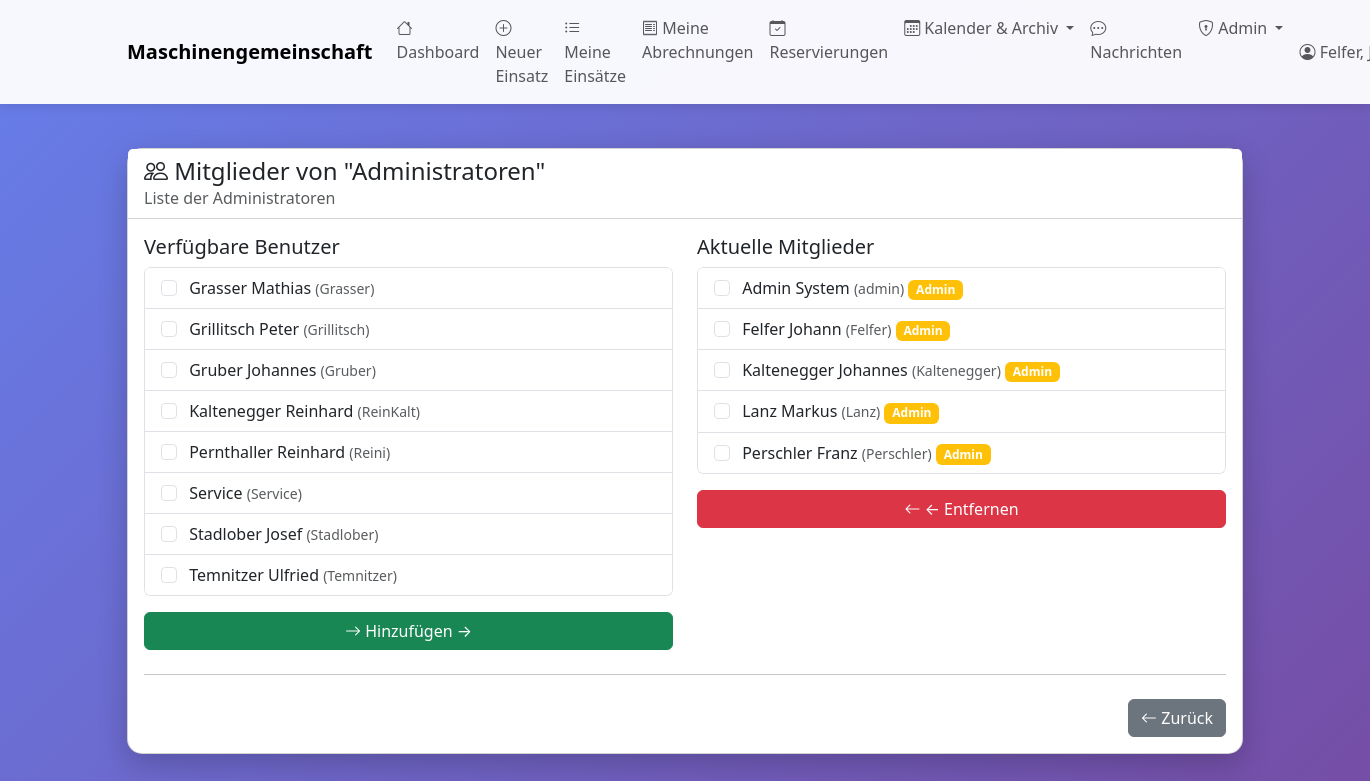
The app's page /admin/gemeinschaften/3/mitglieder (signed in) with its own data.
### tables this page shows
CREATE TABLE gemeinschaften (
                id INTEGER PRIMARY KEY AUTOINCREMENT,
                name TEXT NOT NULL UNIQUE,
                beschreibung TEXT,
                erstellt_am TIMESTAMP DEFAULT CURRENT_TIMESTAMP,
                aktiv BOOLEAN DEFAULT 1
            , anfangssaldo_bank REAL DEFAULT 0.0, anfangssaldo_datum DATE DEFAULT NULL, bank_name TEXT, bank_iban TEXT, bank_bic TEXT, bank_kontoinhaber TEXT);

CREATE TABLE benutzer (
    id INTEGER PRIMARY KEY AUTOINCREMENT,
    name TEXT NOT NULL,
    vorname TEXT,
    username TEXT UNIQUE,
    password_hash TEXT,
    adresse TEXT,
    telefon TEXT,
    email TEXT,
    mitglied_seit DATE,
    aktiv BOOLEAN DEFAULT 1,
    bemerkungen TEXT
, is_admin BOOLEAN DEFAULT 0, treibstoffkosten_preis REAL DEFAULT 1.50, backup_schwellwert INTEGER DEFAULT 50, letzter_treibstoffpreis REAL, admin_level INTEGER DEFAULT 0);

### web_app.py (the view, shortened to what this page needs)
@app.route('/admin/gemeinschaften/<int:gemeinschaft_id>/mitglieder', methods=['GET', 'POST'])
@admin_required
def admin_gemeinschaften_mitglieder(gemeinschaft_id):
    with MaschinenDBContext(DB_PATH) as db:
        cursor = db.cursor
        cursor.execute("SELECT * FROM gemeinschaften WHERE id = ?", (gemeinschaft_id,))
        columns = [desc[0] for desc in cursor.description]
        gemeinschaft = dict(zip(columns, cursor.fetchone()))
        cursor.execute("""
            SELECT b.* FROM benutzer b
            JOIN mitglied_gemeinschaft mg ON b.id = mg.mitglied_id
            WHERE mg.gemeinschaft_id = ? AND b.aktiv = 1
            ORDER BY b.name
        """, (gemeinschaft_id,))
        columns = [desc[0] for desc in cursor.description]
        aktuelle_mitglieder = [dict(zip(columns, row)) for row in cursor.fetchall()]
        cursor.execute("""
            SELECT b.* FROM benutzer b
            WHERE b.aktiv = 1 AND b.id NOT IN (
                SELECT mitglied_id FROM mitglied_gemeinschaft
                WHERE gemeinschaft_id = ?
            )
            ORDER BY b.name
        """, (gemeinschaft_id,))
        columns = [desc[0] for desc in cursor.description]
        verfuegbare_benutzer = [dict(zip(columns, row)) for row in cursor.fetchall()]
    return render_template('admin_gemeinschaften_mitglieder.html',
                         gemeinschaft=gemeinschaft,
                         aktuelle_mitglieder=aktuelle_mitglieder,
                         verfuegbare_benutzer=verfuegbare_benutzer)

### database.py (called while the page is built)
    def connect(self):
        self.connection = sqlite3.connect(self.db_path)
        self.connection.row_factory = sqlite3.Row
        self.cursor = self.connection.cursor()

    def close(self):
        if self.connection:
            self.connection.close()

    def __enter__(self):
        self.connect()
        return self

    def __exit__(self, exc_type, exc_val, exc_tb):
        if exc_type is None:
            self.connection.commit()
        else:
            self.connection.rollback()
        self.close()
        return False

### web_app.py (called while the page is built)
def admin_required(f):
    @wraps(f)
    def decorated_function(*args, **kwargs):
        if 'benutzer_id' not in session:
            flash('Bitte melden Sie sich an.', 'warning')
            return redirect(url_for('login'))
        if not session.get('is_admin'):
            flash('Zugriff verweigert. Administrator-Rechte erforderlich.', 'danger')
            return redirect(url_for('dashboard'))
        return f(*args, **kwargs)
    return decorated_function

### templates/admin_gemeinschaften_mitglieder.html (shortened to what this page needs)
{% extends "base.html" %}
{% block content %}
<div class="row mt-4">
    <div class="col-12">
        <div class="card">
            <div class="card-header bg-white">
                <h4 class="mb-0">
                    <i class="bi bi-people"></i> Mitglieder von "{{ gemeinschaft.name }}"
                </h4>
                <p class="text-muted mb-0">{{ gemeinschaft.beschreibung }}</p>
            </div>
            <div class="card-body">
                <form method="POST">
                    <div class="row">
                        <div class="col-md-6">
                            <h5>Verfügbare Benutzer</h5>
                            <div class="list-group" style="max-height: 500px; overflow-y: auto;">
                                {% for benutzer in verfuegbare_benutzer %}
                                <label class="list-group-item">
                                    <input class="form-check-input me-2" type="checkbox"
                                           name="mitglieder" value="{{ benutzer.id }}">
                                    {{ benutzer.name }} {{ benutzer.vorname or '' }}
                                    <small class="text-muted">({{ benutzer.username }})</small>
                                </label>
                                {% endfor %}
                            </div>
                            {% if verfuegbare_benutzer %}
                            <button type="submit" name="action" value="hinzufuegen"
                                    class="btn btn-success mt-3 w-100">
                                <i class="bi bi-arrow-right"></i> Hinzufügen →
                            </button>
                            {% endif %}
                        </div>
                        <div class="col-md-6">
                            <h5>Aktuelle Mitglieder</h5>
                            <div class="list-group" style="max-height: 500px; overflow-y: auto;">
                                {% for mitglied in aktuelle_mitglieder %}
                                <label class="list-group-item">
                                    <input class="form-check-input me-2" type="checkbox"
                                           name="entfernen" value="{{ mitglied.id }}">
                                    {{ mitglied.name }} {{ mitglied.vorname or '' }}
                                    <small class="text-muted">({{ mitglied.username }})</small>
                                    {% if mitglied.is_admin %}
                                    <span class="badge bg-warning">Admin</span>
                                    {% endif %}
                                </label>
                                {% endfor %}
                            </div>
                            {% if aktuelle_mitglieder %}
                            <button type="submit" name="action" value="entfernen"
                                    class="btn btn-danger mt-3 w-100">
                                <i class="bi bi-arrow-left"></i> ← Entfernen
                            </button>
                            {% endif %}
                        </div>
                    </div>
                    <hr class="my-4">
                    <div class="d-grid gap-2 d-md-flex justify-content-md-end">
                        <a href="{{ url_for('admin_gemeinschaften') }}" class="btn btn-secondary">
                            <i class="bi bi-arrow-left"></i> Zurück
                        </a>
                    </div>
                </form>
            </div>
        </div>
    </div>
</div>
{% endblock %}

### templates/base.html (style rules this page uses)
body { min-height: 100vh; background: linear-gradient(135deg, #667eea 0%, #764ba2 100%); }
.card { border-radius: 15px; box-shadow: 0 10px 30px rgba(0,0,0,0.2); }

### records on screen
gemeinschaften: name "Administratoren", beschreibung "Liste der Administratoren"
benutzer: name "Grasser", vorname "Mathias", username "Grasser"
benutzer: name "Grillitsch", vorname "Peter", username "Grillitsch"
benutzer: name "Gruber", vorname "Johannes", username "Gruber"
benutzer: name "Kaltenegger", vorname "Reinhard", username "ReinKalt"
benutzer: name "Pernthaller", vorname "Reinhard", username "Reini"
benutzer: name "Service", username "Service"
benutzer: name "Stadlober", vorname "Josef", username "Stadlober"
benutzer: name "Temnitzer", vorname "Ulfried", username "Temnitzer"
benutzer: name "Admin", vorname "System", username "admin", is_admin "Admin"
benutzer: name "Felfer", vorname "Johann", username "Felfer", is_admin "Admin"
benutzer: name "Kaltenegger", vorname "Johannes", username "Kaltenegger", is_admin "Admin"
benutzer: name "Lanz", vorname "Markus", username "Lanz", is_admin "Admin"
benutzer: name "Perschler", vorname "Franz", username "Perschler", is_admin "Admin"

### other values on screen
{{ session.get('benutzer_name') }} "Felfer,…"
